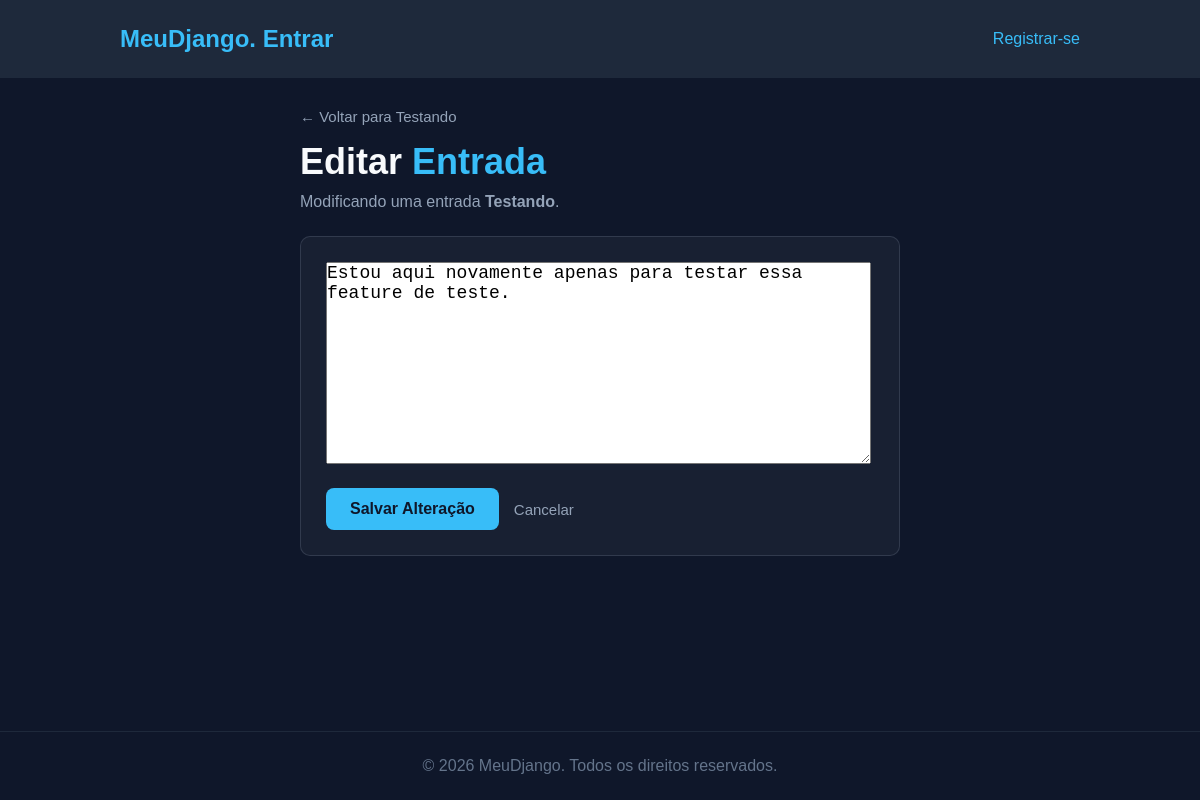
Page /edit_entry/20 on the earlier database version.
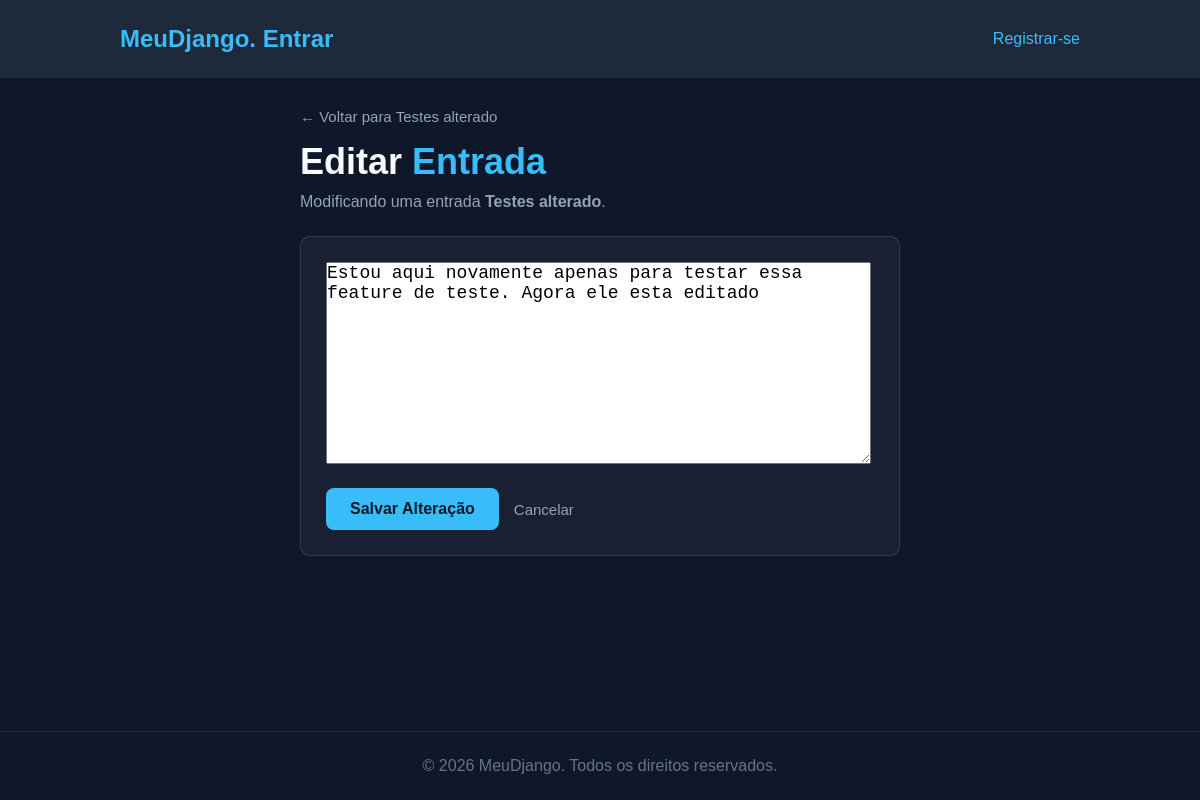
Same page on the later database version.
### learning_logs/models.py (models this page shows, shortened)
class Topic(models.Model):
    text = models.CharField(max_length=200)
    date_added = models.DateTimeField(auto_now_add=True)
    def __str__(self):
        return self.text

class Entry(models.Model):
    topic = models.ForeignKey(Topic, on_delete=models.CASCADE)
    text = models.TextField()
    date_added = models.DateTimeField(auto_now_add=True)
    class Meta:
        verbose_name_plural = 'entries'

### learning_logs/views.py (the view)
# urls.py: path("edit_entry/<entry_id>", views.edit_entry, name='edit_entry'),
def edit_entry(request, entry_id):
    entry = Entry.objects.get(id = entry_id)
    topic = entry.topic
    if request.method != 'POST':
        form = EntryForm(instance=entry)
    else:
        form = EntryForm(instance=entry, data=request.POST)
        if form.is_valid():
            form.save()
            return HttpResponseRedirect(reverse('topic', args=[topic.id]))
    context = {'entry':entry, 'topic':topic, 'form':form}
    return render(request,'learning_logs/edit_entry.html',context)

### learning_logs/forms.py
class EntryForm(forms.ModelForm):
    class Meta:
        model = Entry
        fields = ['text']
        labels = {'text':''}
        widgets = {
            'text': forms.Textarea(attrs={
                'cols':48,
                'style': 'font-size: 18px'
                })}

### learning_logs/templates/learning_logs/edit_entry.html (shortened to what this page needs)
{% extends "learning_logs/base.html" %}
{% block content %}
<section style="
    display: flex;
    justify-content: center;
    align-items: center;
    min-height: 60vh;
    padding: 30px;
">
    <div style="width: 100%; max-width: 600px;">
        <div style="margin-bottom: 15px;">
            <a href="{% url 'topic' topic.id %}" style="
                color: #94a3b8;
                text-decoration: none;
                font-size: 15px;
            ">
                ← Voltar para {{ topic }}
            </a>
        </div>
        <h2 style="font-size: 36px; margin-bottom: 10px;">
            Editar <span style="color: #38bdf8;">Entrada</span>
        </h2>
        <p style="color: #94a3b8; font-size: 16px; margin-bottom: 25px;">
            Modificando uma entrada <strong>{{ topic }}</strong>.
        </p>
        <form action="{% url 'edit_entry' entry.id %}" method="post" style="
            background-color: rgba(255, 255, 255, 0.04);
            border: 1px solid rgba(148, 163, 184, 0.2);
            padding: 25px;
            border-radius: 10px;
        ">
            <div style="margin-bottom: 20px; font-size: 16px;">
                {{ form.as_p }}
            </div>
            <div style="display: flex; gap: 15px; align-items: center;">
                <button type="submit" name="submit" style="
                    background-color: #38bdf8;
                    color: #0f172a;
                    font-weight: bold;
                    padding: 12px 24px;
                    border: none;
                    border-radius: 8px;
                    cursor: pointer;
                    font-size: 16px;
                ">
                    Salvar Alteração
                </button>
                <a href="{% url 'topic' topic.id %}" style="
                    color: #94a3b8;
                    text-decoration: none;
                    font-size: 15px;
                ">
                    Cancelar
                </a>
            </div>
        </form>
    </div>
</section>
{% endblock content %}

Differences in the rows shown:
changed Topic: text "Testando" → "Testes alterado"
changed Entry: text "Estou aqui novamente apenas para testar essa feature de teste." → "Estou aqui novamente apenas para testar essa feature de teste. Agora ele esta editado"
